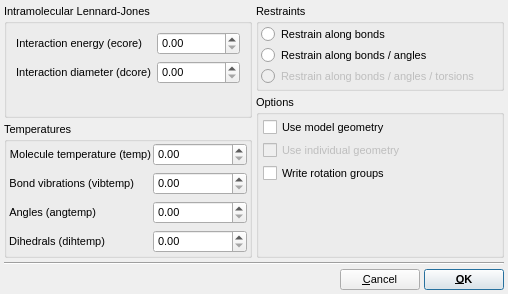
<?xml version="1.0" encoding="UTF-8"?>
<ui version="4.0">
 <class>EPSRAtoExportOptionsDialog</class>
 <widget class="QDialog" name="EPSRAtoExportOptionsDialog">
  <property name="geometry">
   <rect>
    <x>0</x>
    <y>0</y>
    <width>508</width>
    <height>294</height>
   </rect>
  </property>
  <property name="font">
   <font>
    <pointsize>8</pointsize>
   </font>
  </property>
  <property name="windowTitle">
   <string>EPSR Atofile Export Options</string>
  </property>
  <layout class="QVBoxLayout" name="verticalLayout_5">
   <property name="spacing">
    <number>4</number>
   </property>
   <property name="leftMargin">
    <number>4</number>
   </property>
   <property name="topMargin">
    <number>4</number>
   </property>
   <property name="rightMargin">
    <number>4</number>
   </property>
   <property name="bottomMargin">
    <number>4</number>
   </property>
   <item>
    <layout class="QHBoxLayout" name="horizontalLayout_2">
     <item>
      <layout class="QVBoxLayout" name="verticalLayout">
       <item>
        <widget class="QGroupBox" name="groupBox">
         <property name="title">
          <string>Intramolecular Lennard-Jones</string>
         </property>
         <layout class="QFormLayout" name="formLayout_2">
          <item row="0" column="0">
           <widget class="QLabel" name="label_5">
            <property name="sizePolicy">
             <sizepolicy hsizetype="Minimum" vsizetype="Preferred">
              <horstretch>0</horstretch>
              <verstretch>0</verstretch>
             </sizepolicy>
            </property>
            <property name="text">
             <string>Interaction energy (ecore)</string>
            </property>
            <property name="alignment">
             <set>Qt::AlignRight|Qt::AlignTrailing|Qt::AlignVCenter</set>
            </property>
           </widget>
          </item>
          <item row="0" column="1">
           <widget class="QDoubleSpinBox" name="ECoreSpin"/>
          </item>
          <item row="1" column="0">
           <widget class="QLabel" name="label_6">
            <property name="sizePolicy">
             <sizepolicy hsizetype="Minimum" vsizetype="Preferred">
              <horstretch>0</horstretch>
              <verstretch>0</verstretch>
             </sizepolicy>
            </property>
            <property name="text">
             <string>Interaction diameter (dcore)</string>
            </property>
            <property name="alignment">
             <set>Qt::AlignRight|Qt::AlignTrailing|Qt::AlignVCenter</set>
            </property>
           </widget>
          </item>
          <item row="1" column="1">
           <widget class="QDoubleSpinBox" name="DCoreSpin"/>
          </item>
         </layout>
        </widget>
       </item>
       <item>
        <widget class="QGroupBox" name="TemperaturesGroup">
         <property name="title">
          <string>Temperatures</string>
         </property>
         <layout class="QFormLayout" name="formLayout">
          <property name="horizontalSpacing">
           <number>2</number>
          </property>
          <property name="leftMargin">
           <number>2</number>
          </property>
          <property name="topMargin">
           <number>2</number>
          </property>
          <property name="rightMargin">
           <number>2</number>
          </property>
          <property name="bottomMargin">
           <number>2</number>
          </property>
          <item row="0" column="0">
           <widget class="QLabel" name="label_4">
            <property name="sizePolicy">
             <sizepolicy hsizetype="Minimum" vsizetype="Preferred">
              <horstretch>0</horstretch>
              <verstretch>0</verstretch>
             </sizepolicy>
            </property>
            <property name="text">
             <string>Molecule temperature (temp)</string>
            </property>
            <property name="alignment">
             <set>Qt::AlignRight|Qt::AlignTrailing|Qt::AlignVCenter</set>
            </property>
           </widget>
          </item>
          <item row="0" column="1">
           <widget class="QDoubleSpinBox" name="TempSpin">
            <property name="maximum">
             <double>10000000.000000000000000</double>
            </property>
           </widget>
          </item>
          <item row="1" column="0">
           <widget class="QLabel" name="label">
            <property name="sizePolicy">
             <sizepolicy hsizetype="Minimum" vsizetype="Preferred">
              <horstretch>0</horstretch>
              <verstretch>0</verstretch>
             </sizepolicy>
            </property>
            <property name="text">
             <string>Bond vibrations (vibtemp)</string>
            </property>
            <property name="alignment">
             <set>Qt::AlignRight|Qt::AlignTrailing|Qt::AlignVCenter</set>
            </property>
           </widget>
          </item>
          <item row="1" column="1">
           <widget class="QDoubleSpinBox" name="VibTempSpin">
            <property name="maximum">
             <double>10000000.000000000000000</double>
            </property>
           </widget>
          </item>
          <item row="2" column="0">
           <widget class="QLabel" name="label_2">
            <property name="sizePolicy">
             <sizepolicy hsizetype="Minimum" vsizetype="Preferred">
              <horstretch>0</horstretch>
              <verstretch>0</verstretch>
             </sizepolicy>
            </property>
            <property name="text">
             <string>Angles (angtemp)</string>
            </property>
            <property name="alignment">
             <set>Qt::AlignRight|Qt::AlignTrailing|Qt::AlignVCenter</set>
            </property>
           </widget>
          </item>
          <item row="2" column="1">
           <widget class="QDoubleSpinBox" name="AngTempSpin">
            <property name="maximum">
             <double>10000000.000000000000000</double>
            </property>
           </widget>
          </item>
          <item row="3" column="0">
           <widget class="QLabel" name="label_3">
            <property name="sizePolicy">
             <sizepolicy hsizetype="Minimum" vsizetype="Preferred">
              <horstretch>0</horstretch>
              <verstretch>0</verstretch>
             </sizepolicy>
            </property>
            <property name="text">
             <string>Dihedrals (dihtemp)</string>
            </property>
            <property name="alignment">
             <set>Qt::AlignRight|Qt::AlignTrailing|Qt::AlignVCenter</set>
            </property>
           </widget>
          </item>
          <item row="3" column="1">
           <widget class="QDoubleSpinBox" name="DihTempSpin">
            <property name="maximum">
             <double>10000000.000000000000000</double>
            </property>
           </widget>
          </item>
         </layout>
        </widget>
       </item>
      </layout>
     </item>
     <item>
      <layout class="QVBoxLayout" name="verticalLayout_4">
       <item>
        <widget class="QGroupBox" name="RestraintsGroup">
         <property name="sizePolicy">
          <sizepolicy hsizetype="Minimum" vsizetype="Preferred">
           <horstretch>0</horstretch>
           <verstretch>0</verstretch>
          </sizepolicy>
         </property>
         <property name="title">
          <string>Restraints</string>
         </property>
         <layout class="QVBoxLayout" name="verticalLayout_2">
          <property name="spacing">
           <number>2</number>
          </property>
          <property name="leftMargin">
           <number>2</number>
          </property>
          <property name="topMargin">
           <number>2</number>
          </property>
          <property name="rightMargin">
           <number>2</number>
          </property>
          <property name="bottomMargin">
           <number>2</number>
          </property>
          <item>
           <widget class="QRadioButton" name="RestrainBondsRadio">
            <property name="text">
             <string>Restrain along bonds</string>
            </property>
           </widget>
          </item>
          <item>
           <widget class="QRadioButton" name="RestrainBondsAnglesRadio">
            <property name="text">
             <string>Restrain along bonds / angles</string>
            </property>
           </widget>
          </item>
          <item>
           <widget class="QRadioButton" name="RestrainBondsAnglesTorsionsRadio">
            <property name="enabled">
             <bool>false</bool>
            </property>
            <property name="text">
             <string>Restrain along bonds / angles / torsions</string>
            </property>
           </widget>
          </item>
          <item>
           <spacer name="verticalSpacer_3">
            <property name="orientation">
             <enum>Qt::Vertical</enum>
            </property>
            <property name="sizeHint" stdset="0">
             <size>
              <width>30</width>
              <height>17</height>
             </size>
            </property>
           </spacer>
          </item>
         </layout>
        </widget>
       </item>
       <item>
        <widget class="QGroupBox" name="OptionsGroup">
         <property name="title">
          <string>Options</string>
         </property>
         <layout class="QVBoxLayout" name="verticalLayout_3">
          <property name="spacing">
           <number>4</number>
          </property>
          <property name="leftMargin">
           <number>4</number>
          </property>
          <property name="topMargin">
           <number>4</number>
          </property>
          <property name="rightMargin">
           <number>4</number>
          </property>
          <property name="bottomMargin">
           <number>4</number>
          </property>
          <item>
           <widget class="QCheckBox" name="UseModelGeometryCheck">
            <property name="toolTip">
             <string>Use molecule geometry to define restraints, rather than forcefield terms</string>
            </property>
            <property name="text">
             <string>Use model geometry</string>
            </property>
           </widget>
          </item>
          <item>
           <widget class="QCheckBox" name="IndividualGeometryCheck">
            <property name="enabled">
             <bool>false</bool>
            </property>
            <property name="toolTip">
             <string>Use individual molecule geometries for restraint calculation</string>
            </property>
            <property name="text">
             <string>Use individual geometry</string>
            </property>
           </widget>
          </item>
          <item>
           <widget class="QCheckBox" name="WriteRotationsCheck">
            <property name="toolTip">
             <string>Whether to write rotational groups</string>
            </property>
            <property name="text">
             <string>Write rotation groups</string>
            </property>
           </widget>
          </item>
          <item>
           <spacer name="verticalSpacer_2">
            <property name="orientation">
             <enum>Qt::Vertical</enum>
            </property>
            <property name="sizeHint" stdset="0">
             <size>
              <width>20</width>
              <height>181</height>
             </size>
            </property>
           </spacer>
          </item>
         </layout>
        </widget>
       </item>
      </layout>
     </item>
    </layout>
   </item>
   <item>
    <spacer name="verticalSpacer">
     <property name="orientation">
      <enum>Qt::Vertical</enum>
     </property>
     <property name="sizeHint" stdset="0">
      <size>
       <width>362</width>
       <height>48</height>
      </size>
     </property>
    </spacer>
   </item>
   <item>
    <widget class="Line" name="line">
     <property name="orientation">
      <enum>Qt::Horizontal</enum>
     </property>
    </widget>
   </item>
   <item>
    <layout class="QHBoxLayout" name="horizontalLayout">
     <item>
      <spacer name="horizontalSpacer">
       <property name="orientation">
        <enum>Qt::Horizontal</enum>
       </property>
       <property name="sizeHint" stdset="0">
        <size>
         <width>40</width>
         <height>20</height>
        </size>
       </property>
      </spacer>
     </item>
     <item>
      <widget class="QPushButton" name="CancelButton">
       <property name="text">
        <string>&amp;Cancel</string>
       </property>
       <property name="autoDefault">
        <bool>false</bool>
       </property>
       <property name="default">
        <bool>true</bool>
       </property>
      </widget>
     </item>
     <item>
      <widget class="QPushButton" name="OKButton">
       <property name="font">
        <font>
         <weight>75</weight>
         <bold>true</bold>
        </font>
       </property>
       <property name="text">
        <string>&amp;OK</string>
       </property>
       <property name="autoDefault">
        <bool>false</bool>
       </property>
       <property name="default">
        <bool>true</bool>
       </property>
      </widget>
     </item>
    </layout>
   </item>
  </layout>
 </widget>
 <resources/>
 <connections>
  <connection>
   <sender>UseModelGeometryCheck</sender>
   <signal>toggled(bool)</signal>
   <receiver>IndividualGeometryCheck</receiver>
   <slot>setEnabled(bool)</slot>
   <hints>
    <hint type="sourcelabel">
     <x>315</x>
     <y>26</y>
    </hint>
    <hint type="destinationlabel">
     <x>338</x>
     <y>56</y>
    </hint>
   </hints>
  </connection>
 </connections>
</ui>
